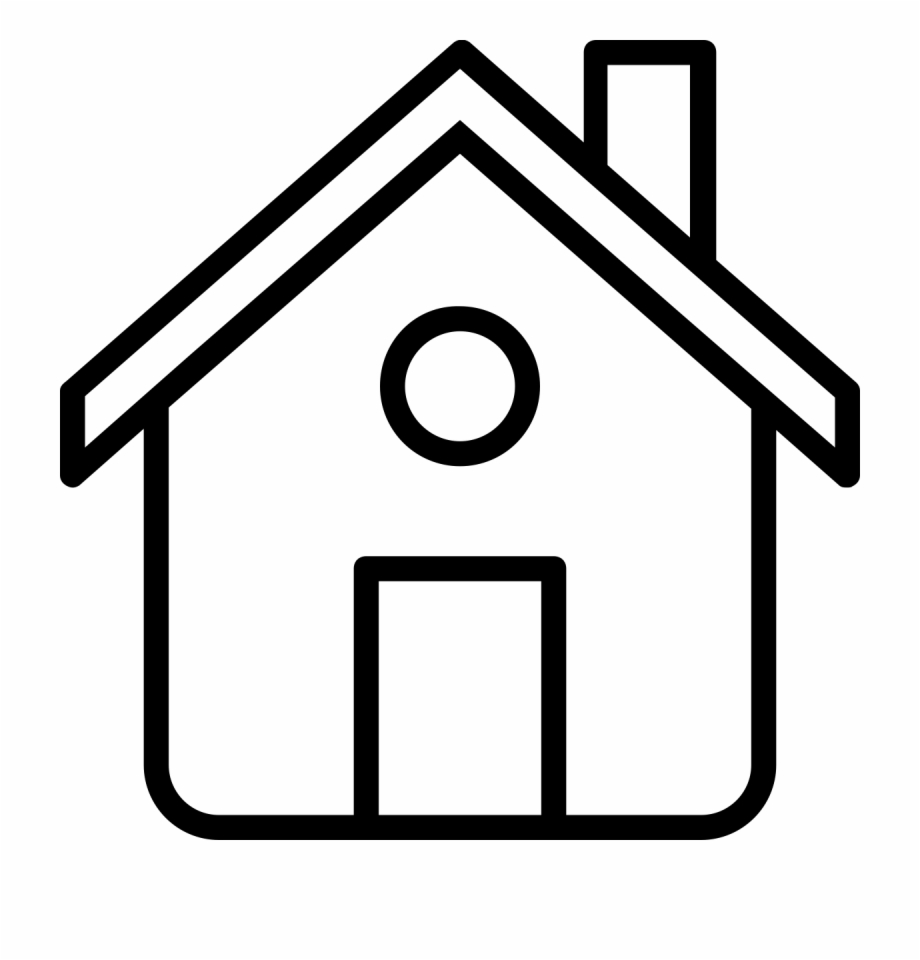
#> input picture segmentationandcontours/cottage.png, 920 x 960 px
$ jupyter execute --allow-errors approximating_contours_and_finding_convex_hulls.ipynb
#> lines starting #> are read from the running program, lines starting #| are printed output that depends on the picture; after the words box and inside, x2 and y2 are one past the last pixel; in counts of white or black regions, pixels touching at a corner belong together
[cell 1]
import cv2
import numpy as np


image = cv2.imread("cottage.png")
#> image is the input picture: shape (960, 920, 3); min 0, max 255, mean 217.3
orignal_image = image.copy()
cv2.imshow("Orignal image", image)
cv2.waitKey(0)

gray = cv2.cvtColor(image, cv2.COLOR_BGR2GRAY)

canny_edges = cv2.Canny(gray,30,200)
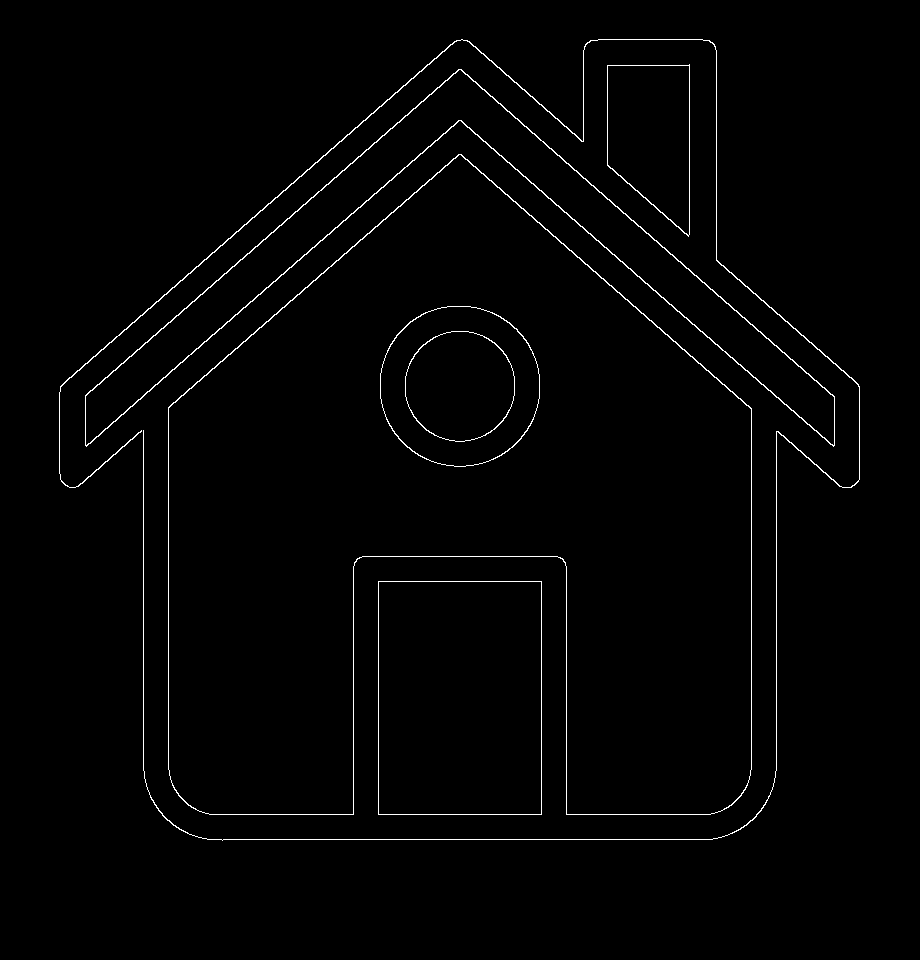
#> canny_edges: shape (960, 920); 1.3% white in thin lines or dots, all inside (x1, y1, x2, y2) = (59, 39, 860, 841)

contours, heirachy = cv2.findContours(canny_edges.copy(), cv2.RETR_EXTERNAL, cv2.CHAIN_APPROX_NONE)
#> contours = 5 contours; box (x1, y1, x2, y2) and area: (168, 154, 752, 815) 255330, (85, 69, 835, 447) 38668, (378, 581, 542, 815) 37979, (607, 64, 690, 237) 11148, (59, 39, 860, 841) 767

print("Found {} contours".format(len(contours)))
#| Found 5 contours

#draw apporoximated bounding rects
for ctr in contours:
    accuracy = 0.01 * cv2.arcLength(ctr, True) #Accuracy of the approximation, finer is better, general rule of thumb is to use 0.3* of area
    approximation = cv2.approxPolyDP(ctr, accuracy, True)
    (x,y,w,h) = cv2.boundingRect(ctr)
    cv2.drawContours(orignal_image, [approximation], 0, (0, 255, 0), 2)
    cv2.imshow("Countours",orignal_image)
    cv2.waitKey(0)
#> this loop made 5 passes
#> (accuracy, x, y, w, h) on passes 2, 3, 5: (26.63, 168, 154, 584, 661), (21.38, 85, 69, 750, 378), (63.11, 59, 39, 801, 802)
#> (accuracy, approximation, x, y, w, h) on passes 1, 4: (7.92, [[378, 581], [378, 814], [541, 814], [541, 581]], 378, 581, 164, 234), (4.65, [[607, 65], [607, 165], [688, 236], [689, 64]], 607, 64, 83, 173)
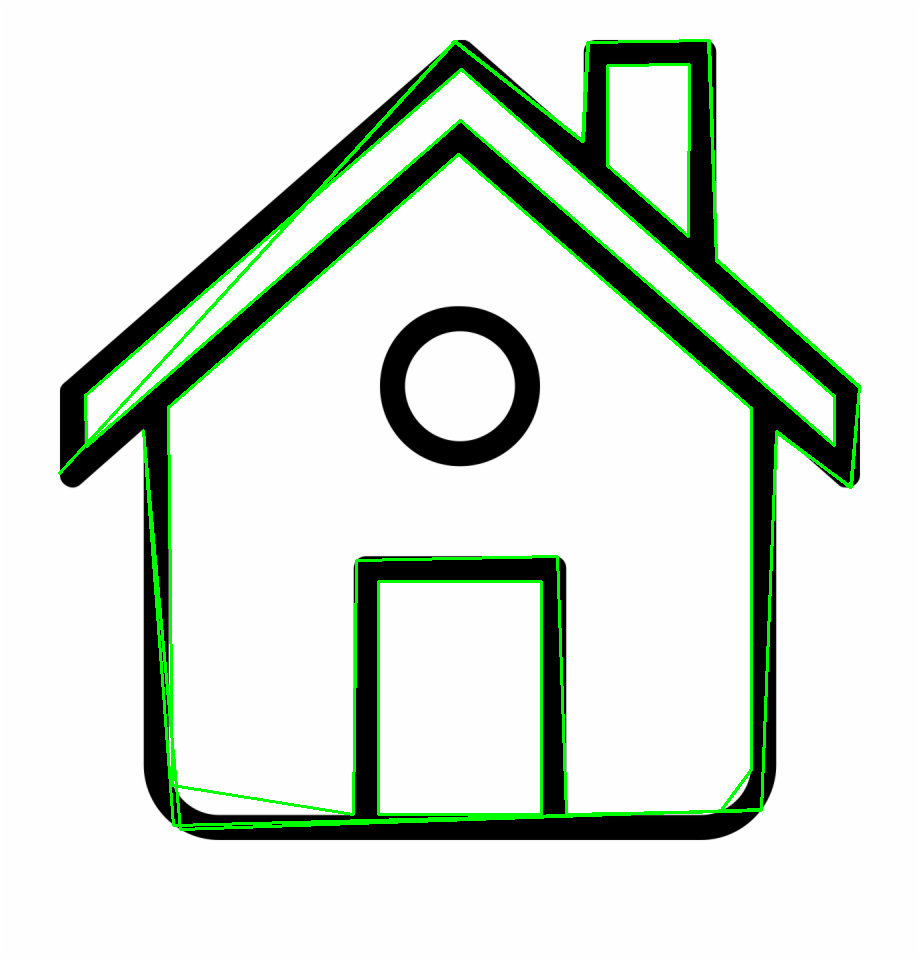
#> orignal_image: shape (960, 920, 3); 3.32% of pixels changed, all inside (x1, y1, x2, y2) = (58, 39, 861, 831)

cv2.waitKey(0)
cv2.destroyAllWindows()

#> (a cell that did not finish here is left out)

[cell 3]
import cv2
import numpy as np


image = cv2.imread("hand.jpg")
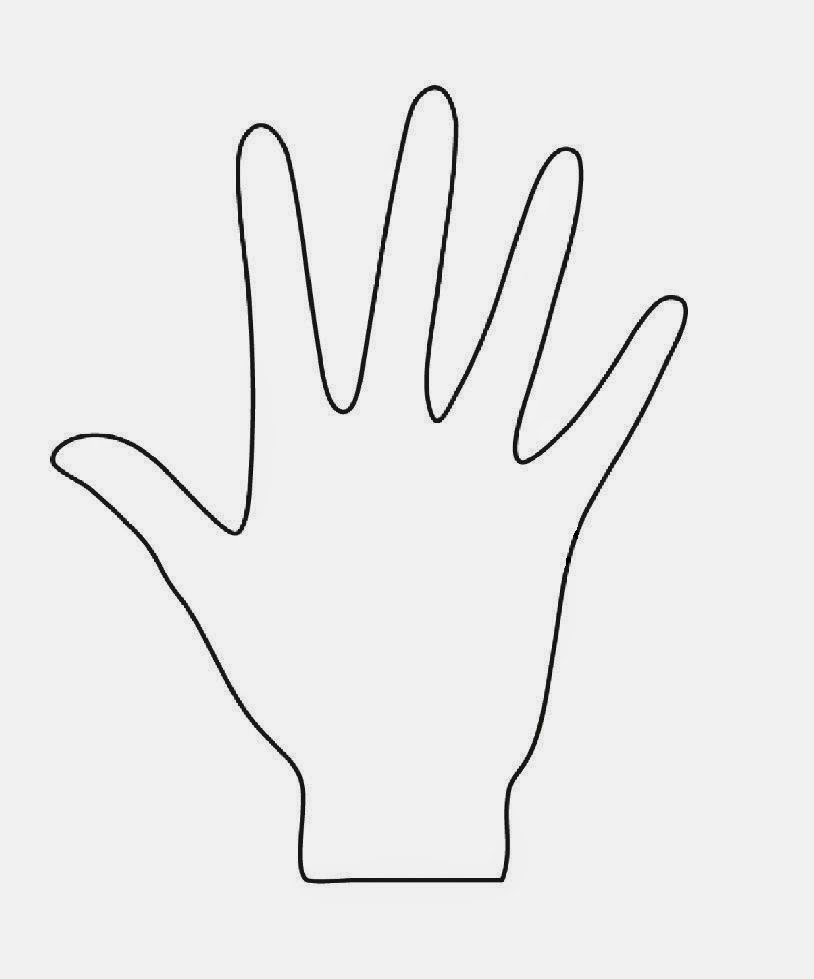
#> input picture segmentationandcontours/hand.jpg, 814 x 979 px
#> image is the input picture: shape (979, 814, 3); mean B, G, R 235.9, 235.9, 235.9
orignal_image = image.copy()
cv2.imshow("Orignal image", image)
cv2.waitKey(0)

gray = cv2.cvtColor(image, cv2.COLOR_BGR2GRAY)
#> gray: shape (979, 814)

canny_edges = cv2.Canny(gray,30,200)
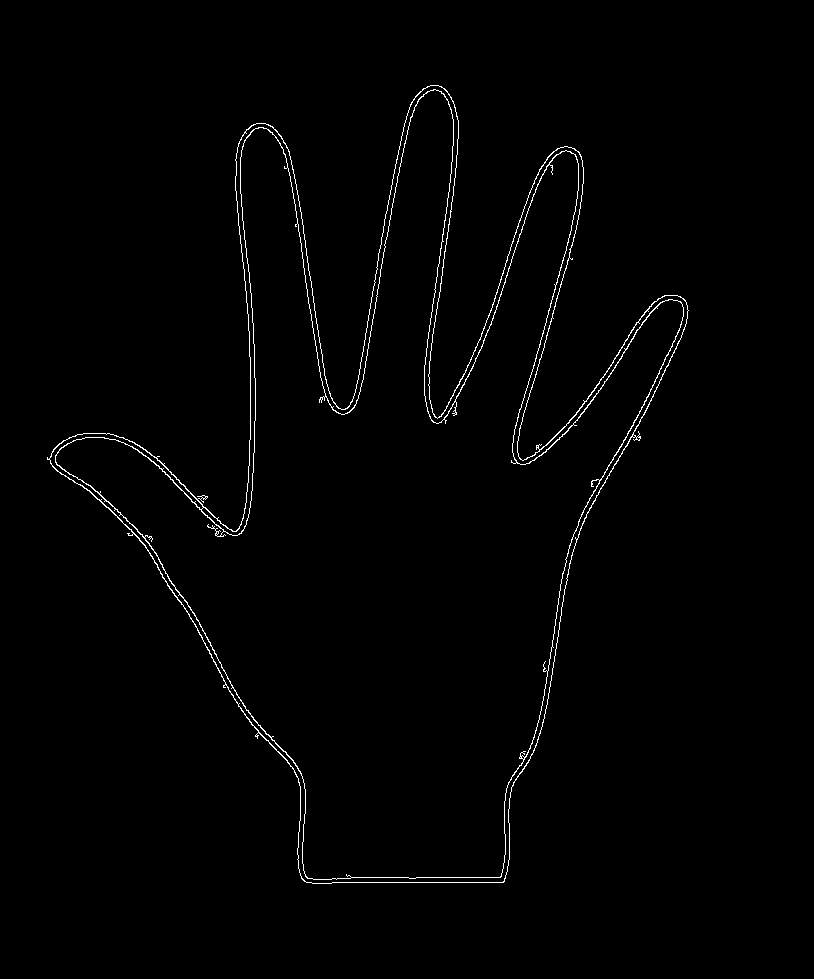
#> canny_edges: shape (979, 814); 1.1% white in thin lines or dots, all inside (x1, y1, x2, y2) = (47, 85, 689, 884)

contours, heirachy = cv2.findContours(canny_edges.copy(), cv2.RETR_EXTERNAL, cv2.CHAIN_APPROX_NONE)
#> contours = 1 contour; box (x1, y1, x2, y2) and area: (47, 85, 689, 884) 218852

print("Found {} contours".format(len(contours)))
#| Found 1 contours

for ctr in contours:
    hull = cv2.convexHull(ctr)
    cv2.drawContours(image, [hull], 0, (0,255,0), 2)
    cv2.imshow("Convex Hull", image)
#> this loop made 1 pass
#> pass 1, `cv2.imshow("Convex Hull", image)`:
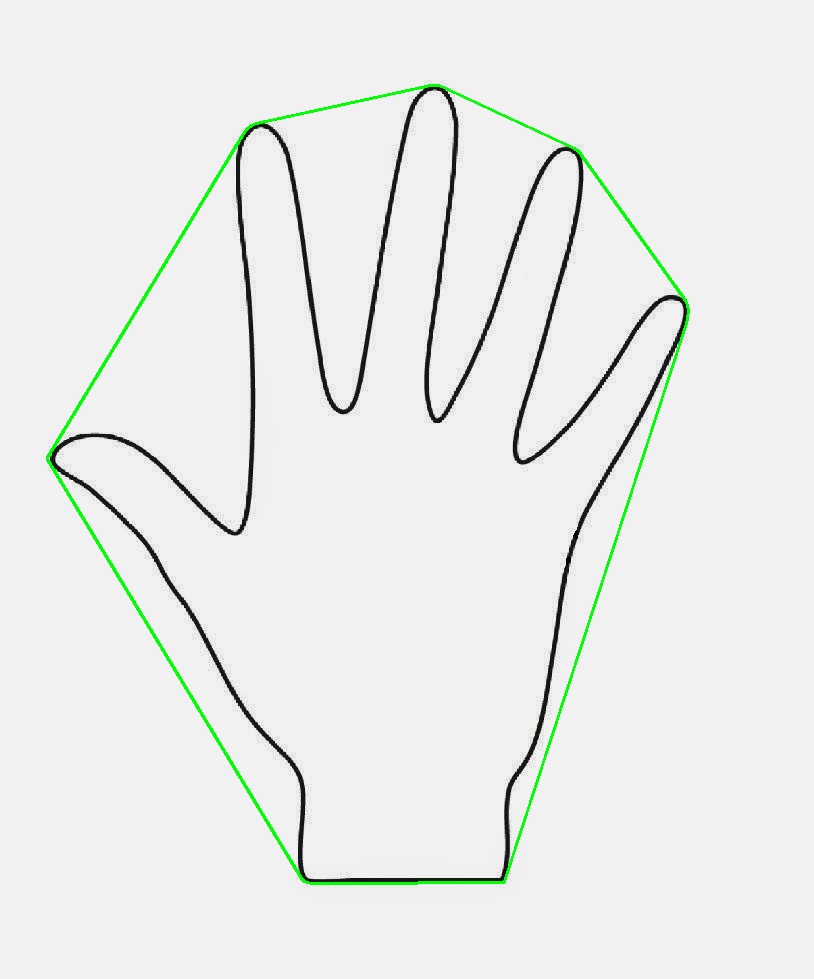
#> window 'Convex Hull': shape (979, 814, 3); mean B, G, R 233.9, 236.1, 233.9

cv2.waitKey(0)
cv2.destroyAllWindows()
